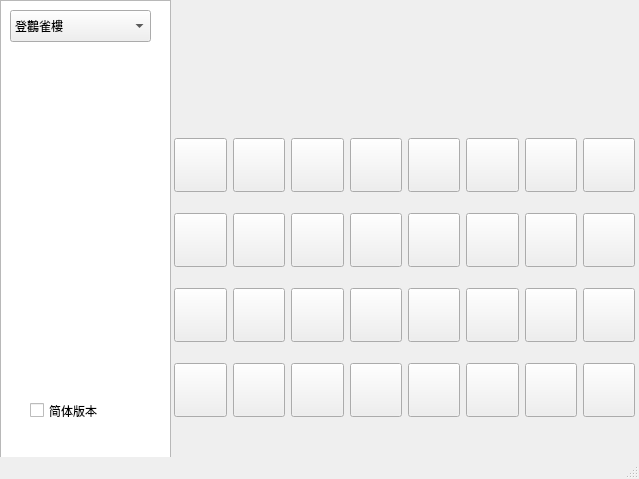
<?xml version="1.0" encoding="UTF-8"?>
<ui version="4.0">
 <class>MainWindow</class>
 <widget class="QMainWindow" name="MainWindow">
  <property name="geometry">
   <rect>
    <x>0</x>
    <y>0</y>
    <width>639</width>
    <height>479</height>
   </rect>
  </property>
  <property name="windowTitle">
   <string>MainWindow</string>
  </property>
  <widget class="QWidget" name="centralwidget">
   <widget class="QListWidget" name="listWidget">
    <property name="geometry">
     <rect>
      <x>0</x>
      <y>0</y>
      <width>171</width>
      <height>461</height>
     </rect>
    </property>
   </widget>
   <widget class="QStackedWidget" name="stackedWidget">
    <property name="geometry">
     <rect>
      <x>170</x>
      <y>90</y>
      <width>471</width>
      <height>341</height>
     </rect>
    </property>
    <property name="currentIndex">
     <number>1</number>
    </property>
    <widget class="QWidget" name="j5_page">
     <property name="enabled">
      <bool>true</bool>
     </property>
     <widget class="QWidget" name="">
      <property name="geometry">
       <rect>
        <x>50</x>
        <y>-10</y>
        <width>361</width>
        <height>361</height>
       </rect>
      </property>
      <layout class="QGridLayout" name="j5_gridLayout">
       <property name="sizeConstraint">
        <enum>QLayout::SetDefaultConstraint</enum>
       </property>
       <item row="0" column="0">
        <widget class="QPushButton" name="j5_01_pushButton">
         <property name="font">
          <font>
           <pointsize>30</pointsize>
          </font>
         </property>
         <property name="text">
          <string/>
         </property>
        </widget>
       </item>
       <item row="0" column="1">
        <widget class="QPushButton" name="j5_02_pushButton">
         <property name="font">
          <font>
           <pointsize>30</pointsize>
          </font>
         </property>
         <property name="text">
          <string/>
         </property>
        </widget>
       </item>
       <item row="0" column="2">
        <widget class="QPushButton" name="j5_03_pushButton">
         <property name="font">
          <font>
           <pointsize>30</pointsize>
          </font>
         </property>
         <property name="text">
          <string/>
         </property>
        </widget>
       </item>
       <item row="0" column="3">
        <widget class="QPushButton" name="j5_04_pushButton">
         <property name="font">
          <font>
           <pointsize>30</pointsize>
          </font>
         </property>
         <property name="text">
          <string/>
         </property>
        </widget>
       </item>
       <item row="0" column="4">
        <widget class="QPushButton" name="j5_05_pushButton">
         <property name="font">
          <font>
           <pointsize>30</pointsize>
          </font>
         </property>
         <property name="text">
          <string/>
         </property>
        </widget>
       </item>
       <item row="0" column="5">
        <widget class="QPushButton" name="j5_06_pushButton">
         <property name="font">
          <font>
           <pointsize>30</pointsize>
          </font>
         </property>
         <property name="text">
          <string/>
         </property>
         <property name="checkable">
          <bool>false</bool>
         </property>
        </widget>
       </item>
       <item row="1" column="0">
        <widget class="QPushButton" name="j5_07_pushButton">
         <property name="font">
          <font>
           <pointsize>30</pointsize>
          </font>
         </property>
         <property name="text">
          <string/>
         </property>
        </widget>
       </item>
       <item row="1" column="1">
        <widget class="QPushButton" name="j5_08_pushButton">
         <property name="font">
          <font>
           <pointsize>30</pointsize>
          </font>
         </property>
         <property name="text">
          <string/>
         </property>
        </widget>
       </item>
       <item row="1" column="2">
        <widget class="QPushButton" name="j5_09_pushButton">
         <property name="font">
          <font>
           <pointsize>30</pointsize>
          </font>
         </property>
         <property name="text">
          <string/>
         </property>
        </widget>
       </item>
       <item row="1" column="3">
        <widget class="QPushButton" name="j5_10_pushButton">
         <property name="font">
          <font>
           <pointsize>30</pointsize>
          </font>
         </property>
         <property name="text">
          <string/>
         </property>
        </widget>
       </item>
       <item row="1" column="4">
        <widget class="QPushButton" name="j5_11_pushButton">
         <property name="font">
          <font>
           <pointsize>30</pointsize>
          </font>
         </property>
         <property name="text">
          <string/>
         </property>
        </widget>
       </item>
       <item row="1" column="5">
        <widget class="QPushButton" name="j5_12_pushButton">
         <property name="font">
          <font>
           <pointsize>30</pointsize>
          </font>
         </property>
         <property name="text">
          <string/>
         </property>
        </widget>
       </item>
       <item row="2" column="0">
        <widget class="QPushButton" name="j5_13_pushButton">
         <property name="font">
          <font>
           <pointsize>30</pointsize>
          </font>
         </property>
         <property name="text">
          <string/>
         </property>
        </widget>
       </item>
       <item row="2" column="1">
        <widget class="QPushButton" name="j5_14_pushButton">
         <property name="font">
          <font>
           <pointsize>30</pointsize>
          </font>
         </property>
         <property name="text">
          <string/>
         </property>
        </widget>
       </item>
       <item row="2" column="2">
        <widget class="QPushButton" name="j5_15_pushButton">
         <property name="font">
          <font>
           <pointsize>30</pointsize>
          </font>
         </property>
         <property name="text">
          <string/>
         </property>
        </widget>
       </item>
       <item row="2" column="3">
        <widget class="QPushButton" name="j5_16_pushButton">
         <property name="font">
          <font>
           <pointsize>30</pointsize>
          </font>
         </property>
         <property name="text">
          <string/>
         </property>
        </widget>
       </item>
       <item row="2" column="4">
        <widget class="QPushButton" name="j5_17_pushButton">
         <property name="font">
          <font>
           <pointsize>30</pointsize>
          </font>
         </property>
         <property name="text">
          <string/>
         </property>
        </widget>
       </item>
       <item row="2" column="5">
        <widget class="QPushButton" name="j5_18_pushButton">
         <property name="font">
          <font>
           <pointsize>30</pointsize>
          </font>
         </property>
         <property name="text">
          <string/>
         </property>
        </widget>
       </item>
       <item row="3" column="0">
        <widget class="QPushButton" name="j5_19_pushButton">
         <property name="font">
          <font>
           <pointsize>30</pointsize>
          </font>
         </property>
         <property name="text">
          <string/>
         </property>
        </widget>
       </item>
       <item row="3" column="1">
        <widget class="QPushButton" name="j5_20_pushButton">
         <property name="font">
          <font>
           <pointsize>30</pointsize>
          </font>
         </property>
         <property name="text">
          <string/>
         </property>
        </widget>
       </item>
       <item row="3" column="2">
        <widget class="QPushButton" name="j5_21_pushButton">
         <property name="font">
          <font>
           <pointsize>30</pointsize>
          </font>
         </property>
         <property name="text">
          <string/>
         </property>
        </widget>
       </item>
       <item row="3" column="3">
        <widget class="QPushButton" name="j5_22_pushButton">
         <property name="font">
          <font>
           <pointsize>30</pointsize>
          </font>
         </property>
         <property name="text">
          <string/>
         </property>
        </widget>
       </item>
       <item row="3" column="4">
        <widget class="QPushButton" name="j5_23_pushButton">
         <property name="font">
          <font>
           <pointsize>30</pointsize>
          </font>
         </property>
         <property name="text">
          <string/>
         </property>
        </widget>
       </item>
       <item row="3" column="5">
        <widget class="QPushButton" name="j5_24_pushButton">
         <property name="font">
          <font>
           <pointsize>30</pointsize>
          </font>
         </property>
         <property name="text">
          <string/>
         </property>
        </widget>
       </item>
      </layout>
     </widget>
    </widget>
    <widget class="QWidget" name="j7_page">
     <widget class="QWidget" name="layoutWidget">
      <property name="geometry">
       <rect>
        <x>4</x>
        <y>33</y>
        <width>461</width>
        <height>311</height>
       </rect>
      </property>
      <layout class="QGridLayout" name="j5_gridLayout_2">
       <property name="sizeConstraint">
        <enum>QLayout::SetDefaultConstraint</enum>
       </property>
       <item row="1" column="2">
        <widget class="QPushButton" name="j7_11_pushButton">
         <property name="font">
          <font>
           <pointsize>30</pointsize>
          </font>
         </property>
         <property name="text">
          <string/>
         </property>
        </widget>
       </item>
       <item row="0" column="4">
        <widget class="QPushButton" name="j7_05_pushButton">
         <property name="font">
          <font>
           <pointsize>30</pointsize>
          </font>
         </property>
         <property name="text">
          <string/>
         </property>
        </widget>
       </item>
       <item row="2" column="2">
        <widget class="QPushButton" name="j7_19_pushButton">
         <property name="font">
          <font>
           <pointsize>30</pointsize>
          </font>
         </property>
         <property name="text">
          <string/>
         </property>
        </widget>
       </item>
       <item row="0" column="5">
        <widget class="QPushButton" name="j7_06_pushButton">
         <property name="font">
          <font>
           <pointsize>30</pointsize>
          </font>
         </property>
         <property name="text">
          <string/>
         </property>
         <property name="checkable">
          <bool>false</bool>
         </property>
        </widget>
       </item>
       <item row="3" column="2">
        <widget class="QPushButton" name="j7_27_pushButton">
         <property name="font">
          <font>
           <pointsize>30</pointsize>
          </font>
         </property>
         <property name="text">
          <string/>
         </property>
        </widget>
       </item>
       <item row="3" column="1">
        <widget class="QPushButton" name="j7_26_pushButton">
         <property name="font">
          <font>
           <pointsize>30</pointsize>
          </font>
         </property>
         <property name="text">
          <string/>
         </property>
        </widget>
       </item>
       <item row="0" column="0">
        <widget class="QPushButton" name="j7_01_pushButton">
         <property name="font">
          <font>
           <pointsize>30</pointsize>
          </font>
         </property>
         <property name="text">
          <string/>
         </property>
        </widget>
       </item>
       <item row="1" column="5">
        <widget class="QPushButton" name="j7_14_pushButton">
         <property name="font">
          <font>
           <pointsize>30</pointsize>
          </font>
         </property>
         <property name="text">
          <string/>
         </property>
        </widget>
       </item>
       <item row="1" column="0">
        <widget class="QPushButton" name="j7_09_pushButton">
         <property name="font">
          <font>
           <pointsize>30</pointsize>
          </font>
         </property>
         <property name="text">
          <string/>
         </property>
        </widget>
       </item>
       <item row="2" column="0">
        <widget class="QPushButton" name="j7_17_pushButton">
         <property name="font">
          <font>
           <pointsize>30</pointsize>
          </font>
         </property>
         <property name="text">
          <string/>
         </property>
        </widget>
       </item>
       <item row="0" column="6">
        <widget class="QPushButton" name="j7_07_pushButton">
         <property name="font">
          <font>
           <pointsize>30</pointsize>
          </font>
         </property>
         <property name="text">
          <string/>
         </property>
         <property name="checkable">
          <bool>false</bool>
         </property>
        </widget>
       </item>
       <item row="3" column="6">
        <widget class="QPushButton" name="j7_31_pushButton">
         <property name="font">
          <font>
           <pointsize>30</pointsize>
          </font>
         </property>
         <property name="text">
          <string/>
         </property>
         <property name="checkable">
          <bool>false</bool>
         </property>
        </widget>
       </item>
       <item row="1" column="3">
        <widget class="QPushButton" name="j7_12_pushButton">
         <property name="font">
          <font>
           <pointsize>30</pointsize>
          </font>
         </property>
         <property name="text">
          <string/>
         </property>
        </widget>
       </item>
       <item row="3" column="0">
        <widget class="QPushButton" name="j7_25_pushButton">
         <property name="font">
          <font>
           <pointsize>30</pointsize>
          </font>
         </property>
         <property name="text">
          <string/>
         </property>
        </widget>
       </item>
       <item row="2" column="6">
        <widget class="QPushButton" name="j7_23_pushButton">
         <property name="font">
          <font>
           <pointsize>30</pointsize>
          </font>
         </property>
         <property name="text">
          <string/>
         </property>
         <property name="checkable">
          <bool>false</bool>
         </property>
        </widget>
       </item>
       <item row="1" column="4">
        <widget class="QPushButton" name="j7_13_pushButton">
         <property name="font">
          <font>
           <pointsize>30</pointsize>
          </font>
         </property>
         <property name="text">
          <string/>
         </property>
        </widget>
       </item>
       <item row="3" column="5">
        <widget class="QPushButton" name="j7_30_pushButton">
         <property name="font">
          <font>
           <pointsize>30</pointsize>
          </font>
         </property>
         <property name="text">
          <string/>
         </property>
        </widget>
       </item>
       <item row="0" column="3">
        <widget class="QPushButton" name="j7_04_pushButton">
         <property name="font">
          <font>
           <pointsize>30</pointsize>
          </font>
         </property>
         <property name="text">
          <string/>
         </property>
        </widget>
       </item>
       <item row="1" column="6">
        <widget class="QPushButton" name="j7_15_pushButton">
         <property name="font">
          <font>
           <pointsize>30</pointsize>
          </font>
         </property>
         <property name="text">
          <string/>
         </property>
         <property name="checkable">
          <bool>false</bool>
         </property>
        </widget>
       </item>
       <item row="2" column="3">
        <widget class="QPushButton" name="j7_20_pushButton">
         <property name="font">
          <font>
           <pointsize>30</pointsize>
          </font>
         </property>
         <property name="text">
          <string/>
         </property>
        </widget>
       </item>
       <item row="3" column="3">
        <widget class="QPushButton" name="j7_28_pushButton">
         <property name="font">
          <font>
           <pointsize>30</pointsize>
          </font>
         </property>
         <property name="text">
          <string/>
         </property>
        </widget>
       </item>
       <item row="3" column="4">
        <widget class="QPushButton" name="j7_29_pushButton">
         <property name="font">
          <font>
           <pointsize>30</pointsize>
          </font>
         </property>
         <property name="text">
          <string/>
         </property>
        </widget>
       </item>
       <item row="0" column="1">
        <widget class="QPushButton" name="j7_02_pushButton">
         <property name="font">
          <font>
           <pointsize>30</pointsize>
          </font>
         </property>
         <property name="text">
          <string/>
         </property>
        </widget>
       </item>
       <item row="2" column="4">
        <widget class="QPushButton" name="j7_21_pushButton">
         <property name="font">
          <font>
           <pointsize>30</pointsize>
          </font>
         </property>
         <property name="text">
          <string/>
         </property>
        </widget>
       </item>
       <item row="2" column="1">
        <widget class="QPushButton" name="j7_18_pushButton">
         <property name="font">
          <font>
           <pointsize>30</pointsize>
          </font>
         </property>
         <property name="text">
          <string/>
         </property>
        </widget>
       </item>
       <item row="0" column="2">
        <widget class="QPushButton" name="j7_03_pushButton">
         <property name="font">
          <font>
           <pointsize>30</pointsize>
          </font>
         </property>
         <property name="text">
          <string/>
         </property>
        </widget>
       </item>
       <item row="1" column="1">
        <widget class="QPushButton" name="j7_10_pushButton">
         <property name="font">
          <font>
           <pointsize>30</pointsize>
          </font>
         </property>
         <property name="text">
          <string/>
         </property>
        </widget>
       </item>
       <item row="2" column="5">
        <widget class="QPushButton" name="j7_22_pushButton">
         <property name="font">
          <font>
           <pointsize>30</pointsize>
          </font>
         </property>
         <property name="text">
          <string/>
         </property>
        </widget>
       </item>
       <item row="0" column="7">
        <widget class="QPushButton" name="j7_08_pushButton">
         <property name="font">
          <font>
           <pointsize>30</pointsize>
          </font>
         </property>
         <property name="text">
          <string/>
         </property>
         <property name="checkable">
          <bool>false</bool>
         </property>
        </widget>
       </item>
       <item row="1" column="7">
        <widget class="QPushButton" name="j7_16_pushButton">
         <property name="font">
          <font>
           <pointsize>30</pointsize>
          </font>
         </property>
         <property name="text">
          <string/>
         </property>
         <property name="checkable">
          <bool>false</bool>
         </property>
        </widget>
       </item>
       <item row="2" column="7">
        <widget class="QPushButton" name="j7_24_pushButton">
         <property name="font">
          <font>
           <pointsize>30</pointsize>
          </font>
         </property>
         <property name="text">
          <string/>
         </property>
         <property name="checkable">
          <bool>false</bool>
         </property>
        </widget>
       </item>
       <item row="3" column="7">
        <widget class="QPushButton" name="j7_32_pushButton">
         <property name="font">
          <font>
           <pointsize>30</pointsize>
          </font>
         </property>
         <property name="text">
          <string/>
         </property>
         <property name="checkable">
          <bool>false</bool>
         </property>
        </widget>
       </item>
      </layout>
     </widget>
    </widget>
    <widget class="QWidget" name="l5_page">
     <widget class="QLabel" name="label_3">
      <property name="geometry">
       <rect>
        <x>200</x>
        <y>70</y>
        <width>59</width>
        <height>16</height>
       </rect>
      </property>
      <property name="text">
       <string>五言律诗</string>
      </property>
     </widget>
    </widget>
   </widget>
   <widget class="QComboBox" name="comboBox">
    <property name="geometry">
     <rect>
      <x>10</x>
      <y>10</y>
      <width>141</width>
      <height>32</height>
     </rect>
    </property>
    <item>
     <property name="text">
      <string>登鸛雀樓</string>
     </property>
    </item>
    <item>
     <property name="text">
      <string>靜夜思</string>
     </property>
    </item>
    <item>
     <property name="text">
      <string>涼州詞</string>
     </property>
    </item>
   </widget>
   <widget class="QCheckBox" name="chs_checkBox">
    <property name="geometry">
     <rect>
      <x>30</x>
      <y>390</y>
      <width>81</width>
      <height>41</height>
     </rect>
    </property>
    <property name="text">
     <string>简体版本</string>
    </property>
   </widget>
   <widget class="QLabel" name="title_label">
    <property name="geometry">
     <rect>
      <x>170</x>
      <y>0</y>
      <width>481</width>
      <height>41</height>
     </rect>
    </property>
    <property name="font">
     <font>
      <pointsize>25</pointsize>
     </font>
    </property>
    <property name="layoutDirection">
     <enum>Qt::LeftToRight</enum>
    </property>
    <property name="text">
     <string/>
    </property>
    <property name="alignment">
     <set>Qt::AlignCenter</set>
    </property>
   </widget>
   <widget class="QLabel" name="author_label">
    <property name="geometry">
     <rect>
      <x>170</x>
      <y>50</y>
      <width>481</width>
      <height>20</height>
     </rect>
    </property>
    <property name="font">
     <font>
      <pointsize>15</pointsize>
     </font>
    </property>
    <property name="text">
     <string/>
    </property>
    <property name="alignment">
     <set>Qt::AlignCenter</set>
    </property>
   </widget>
  </widget>
  <widget class="QMenuBar" name="menubar">
   <property name="geometry">
    <rect>
     <x>0</x>
     <y>0</y>
     <width>639</width>
     <height>22</height>
    </rect>
   </property>
  </widget>
  <widget class="QStatusBar" name="statusbar"/>
 </widget>
 <resources/>
 <connections/>
</ui>
